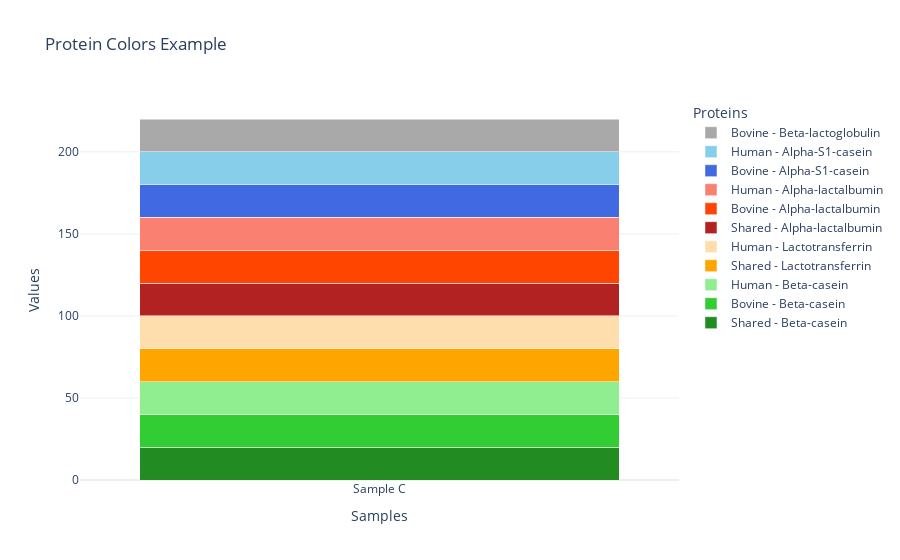

Here is the notebook cell this chart was saved with:
### Code cell
pro_list = [
            "Shared - Beta-casein",
            "Bovine - Beta-casein",
            "Human - Beta-casein",
            "Shared - Lactotransferrin",
            "Human - Lactotransferrin",
            "Shared - Alpha-lactalbumin",
            "Bovine - Alpha-lactalbumin",
            "Human - Alpha-lactalbumin",
            #"Shared - Osteopontin",
            #"Bovine - Osteopontin",
            #"Human - Osteopontin",
            #"Shared - Actin",
            #"Bovine - Kappa-casein",
            #"Bovine - Alpha-S2-casein",
            "Bovine - Alpha-S1-casein",
            "Human - Alpha-S1-casein",
            "Bovine - Beta-lactoglobulin"
        ]
# Use the tab20 colormap
tab20_colors = plt.cm.tab20.colors

# Mapping protein types to specific shades from tab20
base_colors = {
    "Beta-casein": tab20_colors[0],        # Blue shades
    "Lactotransferrin": tab20_colors[2],   # Green shades
    "Alpha-lactalbumin": tab20_colors[4],  # Orange shades
    "Alpha-S1-casein": tab20_colors[6],    # Purple shades
    "Beta-lactoglobulin": tab20_colors[8]  # Brown shades
}

# Generate shades for each protein with corrected color names
color_mapping = {
    'Shared - Beta-casein': 'forestgreen',      # Close to 'fern green'
    'Bovine - Beta-casein': 'limegreen',       # Close to 'bright lime'
    'Human - Beta-casein': 'lightgreen',       # Close to 'light aquamarine'
    'Shared - Lactotransferrin': 'orange',     # Close to 'bright lilac'
    'Human - Lactotransferrin': 'navajowhite',# Close to 'greyish purple'
    'Shared - Alpha-lactalbumin': 'firebrick',     # Close to 'red brown'
    'Bovine - Alpha-lactalbumin': 'orangered',      # Close to 'rose pink'
    'Human - Alpha-lactalbumin': 'salmon',   # Close to 'neon pink'
    'Bovine - Alpha-S1-casein': 'royalblue',        # Close to 'cobalt blue'
    'Human - Alpha-S1-casein': 'skyblue',    # Close to 'dirty blue'
    'Bovine - Beta-lactoglobulin': 'darkgray'  # Close to 'charcoal'
}

# Example of the resulting color mapping
print(color_mapping)




# Create a bar chart with dummy data for each protein
fig = go.Figure()

for protein, color in color_mapping.items():
    # Add a bar for each protein
    fig.add_trace(
        go.Bar(
            name=protein,  # Legend entry
            x=["Sample C"],  # Example x-axis values
            y=[20],  # Example y-axis values
            marker_color=color,  # Assign the color from the mapping
            hoverinfo="text",
            hovertext=f"{protein}<br>Color: {color}"
        )
    )

# Update the layout
fig.update_layout(
    title="Protein Colors Example",
    xaxis_title="Samples",
    yaxis_title="Values",
    legend_title="Proteins",
    barmode="stack",  # Stack bars for better visual comparison
    template="plotly_white"
)

# Show the figure
fig.show()

### Figure 1 — Plotly figure (JSON) as saved in the notebook; plotly's stock layout.template omitted (floating-point values rounded to 4 significant figures)
{"data": [{"hoverinfo": "text", "hovertext": "Shared - Beta-casein<br>Color: forestgreen", "marker": {"color": "forestgreen"}, "name": "Shared - Beta-casein", "type": "bar", "x": ["Sample C"], "y": [20]}, {"hoverinfo": "text", "hovertext": "Bovine - Beta-casein<br>Color: limegreen", "marker": {"color": "limegreen"}, "name": "Bovine - Beta-casein", "type": "bar", "x": ["Sample C"], "y": [20]}, {"hoverinfo": "text", "hovertext": "Human - Beta-casein<br>Color: lightgreen", "marker": {"color": "lightgreen"}, "name": "Human - Beta-casein", "type": "bar", "x": ["Sample C"], "y": [20]}, {"hoverinfo": "text", "hovertext": "Shared - Lactotransferrin<br>Color: orange", "marker": {"color": "orange"}, "name": "Shared - Lactotransferrin", "type": "bar", "x": ["Sample C"], "y": [20]}, {"hoverinfo": "text", "hovertext": "Human - Lactotransferrin<br>Color: navajowhite", "marker": {"color": "navajowhite"}, "name": "Human - Lactotransferrin", "type": "bar", "x": ["Sample C"], "y": [20]}, {"hoverinfo": "text", "hovertext": "Shared - Alpha-lactalbumin<br>Color: firebrick", "marker": {"color": "firebrick"}, "name": "Shared - Alpha-lactalbumin", "type": "bar", "x": ["Sample C"], "y": [20]}, {"hoverinfo": "text", "hovertext": "Bovine - Alpha-lactalbumin<br>Color: orangered", "marker": {"color": "orangered"}, "name": "Bovine - Alpha-lactalbumin", "type": "bar", "x": ["Sample C"], "y": [20]}, {"hoverinfo": "text", "hovertext": "Human - Alpha-lactalbumin<br>Color: salmon", "marker": {"color": "salmon"}, "name": "Human - Alpha-lactalbumin", "type": "bar", "x": ["Sample C"], "y": [20]}, {"hoverinfo": "text", "hovertext": "Bovine - Alpha-S1-casein<br>Color: royalblue", "marker": {"color": "royalblue"}, "name": "Bovine - Alpha-S1-casein", "type": "bar", "x": ["Sample C"], "y": [20]}, {"hoverinfo": "text", "hovertext": "Human - Alpha-S1-casein<br>Color: skyblue", "marker": {"color": "skyblue"}, "name": "Human - Alpha-S1-casein", "type": "bar", "x": ["Sample C"], "y": [20]}, {"hoverinfo": "text", "hovertext": "Bovine - Beta-lactoglobulin<br>Color: darkgray", "marker": {"color": "darkgray"}, "name": "Bovine - Beta-lactoglobulin", "type": "bar", "x": ["Sample C"], "y": [20]}], "layout": {"autosize": true, "barmode": "stack", "legend": {"title": {"text": "Proteins"}}, "title": {"text": "Protein Colors Example"}, "xaxis": {"autorange": true, "range": [-0.5, 0.5], "title": {"text": "Samples"}, "type": "category"}, "yaxis": {"autorange": true, "range": [0, 231.6], "title": {"text": "Values"}, "type": "linear"}}}
